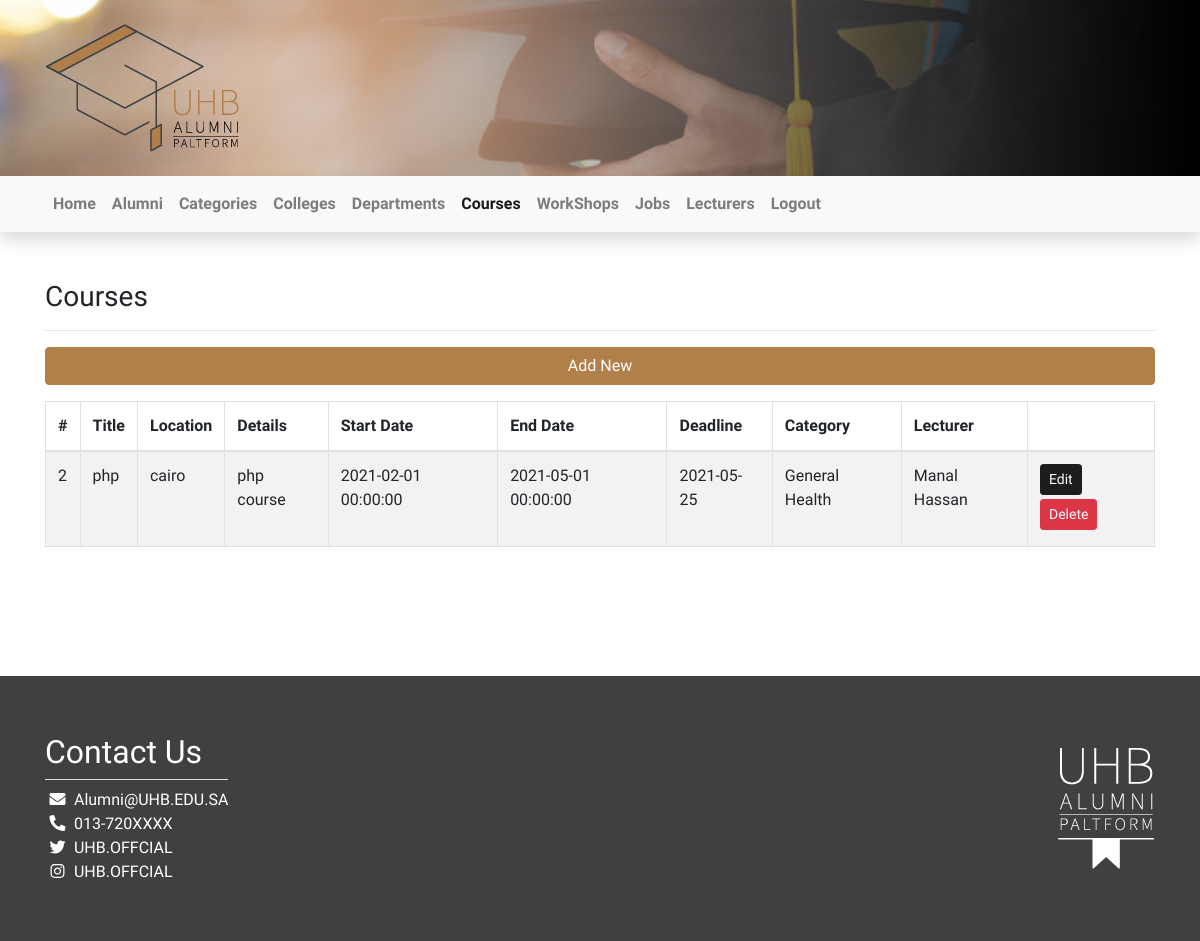
Page /Code/views/courses (signed in) on the earlier database version.
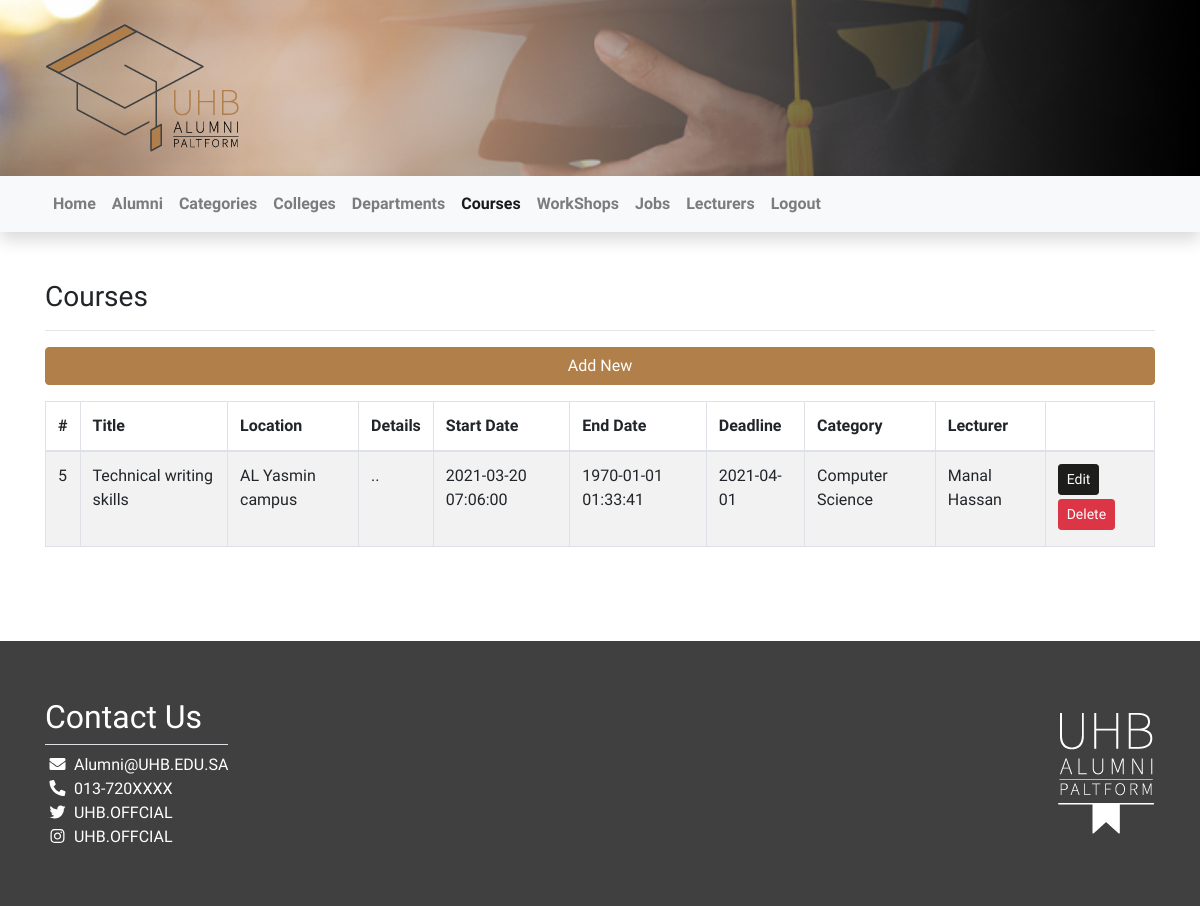
Same page on the later database version.
### tables this page shows
CREATE TABLE `courses` (
  `id` int(11) NOT NULL,
  `crs_name` varchar(255) NOT NULL,
  `location` varchar(255) NOT NULL,
  `details` text NOT NULL,
  `start_date` datetime NOT NULL,
  `end_date` datetime NOT NULL,
  `deadline` date NOT NULL,
  `lecturer_id` int(11) NOT NULL,
  `category_id` int(11) NOT NULL
);

CREATE TABLE `categories` (
  `id` int(11) NOT NULL,
  `catg_name` varchar(255) NOT NULL
);

CREATE TABLE `lecturers` (
  `id` int(11) NOT NULL,
  `SSN` varchar(255) NOT NULL,
  `lec_name` varchar(255) NOT NULL,
  `email` varchar(255) NOT NULL,
  `password` varchar(255) NOT NULL,
  `salt` varchar(10) NOT NULL,
  `phone` varchar(25) NOT NULL,
  `cv` varchar(255) NOT NULL,
  `department_id` int(11) NOT NULL
);

### Code/init/init.php (called while the page is built, shortened)
<?php
require_once "functions.php";
require_once "../includes/header.php";

### Code/views/courses/index.php (the view)
<?php
$page = "courses";
require_once"../../init/init.php";
$stmt = $con->prepare("SELECT
								courses.*, categories.catg_name AS category, lecturers.lec_name AS lecturer
       						FROM
       						     courses
       						INNER JOIN categories
       						ON categories.id = courses.category_id
       						INNER JOIN lecturers
       						ON lecturers.id = courses.lecturer_id");
$stmt->execute();
$courses = $stmt->fetchAll();
?>
<div class="container py-5">
    <h3>Courses</h3>
    <hr />
	<?php if(isAdmin()): ?>
    	<a class="btn btn-block mb-3 btn-primary" href="add.php">Add New</a>
	<?php endif; ?>
    <div class="table-responsive">
        <table class="table table-striped table-hover table-bordered w-100">
            <thead>
                <tr>
                    <th>#</th>
                    <th>Title</th>
                    <th>Location</th>
                    <th>Details</th>
                    <th>Start Date</th>
                    <th>End Date</th>
                    <th>Deadline</th>
                    <th>Category</th>
                    <th>Lecturer</th>
                    <th></th>
                </tr>
            </thead>
			<tbody>
			<?php foreach ( $courses as $course ): ?>
				<tr>
					<td><?= $course['id'] ?></td>
					<td><?= $course['crs_name'] ?></td>
					<td><?= $course['location'] ?></td>
					<td><?= $course['details'] ?></td>
					<td><?= $course['start_date'] ?></td>
					<td><?= $course['end_date'] ?></td>
					<td><?= $course['deadline'] ?></td>
					<td><?= $course['category'] ?></td>
					<td><?= $course['lecturer'] ?></td>
					<td>
						<a class="btn btn-sm mb-1 btn-dark" href="<?= route("courses/edit.php?id=" . $course['id']) ?>">Edit</a>
						<a class="btn btn-sm mb-1 btn-danger" href="<?= route("courses/delete.php?id=" . $course['id']) ?>">Delete</a>
					</td>
				</tr>
			<?php endforeach; ?>
            </tbody>
        </table>
    </div>
</div>
<?php require_once"../includes/footer.php"; ?>

### Code/views/includes/header.php (shortened to what this page needs)
<!DOCTYPE html>
<html lang="en">
<head>
    <link rel="stylesheet" href="<?= asset("css/bootstrap.min.css") ?>" />
    <link rel="stylesheet" href="<?= asset("StarRating/star-rating.min.css") ?>" />
    <link rel="stylesheet" href="<?= asset("StarRating/theme.min.css") ?>" />
    <link rel="stylesheet" href="https://cdnjs.cloudflare.com/ajax/libs/animate.css/4.0.0/animate.min.css" />
    <link rel="stylesheet" type="text/css" href="https://cdn.datatables.net/1.10.24/css/jquery.dataTables.css">
    <link rel="stylesheet" type="text/css" href="https://cdn.datatables.net/responsive/2.2.7/css/responsive.dataTables.min.css">
    <link rel="stylesheet" href="<?= asset("css/style.css") ?>" />
</head>
<body>
    <div style="background-image: url('<?= asset("Images/header.jpg") ?>');background-repeat: no-repeat;
    background-size: cover;
    background-position: center; ">
        <div class="container d-flex justify-content-start align-items-center">
            <img src="<?= asset("Images/logo.png") ?>" class="my-4" />
        </div>
    </div>
    <nav class="navbar navbar-expand-lg navbar-light bg-light font-weight-bold shadow">
        <div class="container">
            <div class="collapse navbar-collapse" id="navbarNavAltMarkup">
                <div class="navbar-nav">
                    <a class="nav-item nav-link <?php setActive("home"); ?>" href="<?= route("public") ?>">Home</a>
                    <?php if( isAdmin() ): ?>
					<a class="nav-item nav-link <?php setActive("alumni"); ?>" href="<?= route("alumni") ?>">Alumni</a>
						<a class="nav-item nav-link <?php setActive("categories"); ?>" href="<?= route("categories") ?>">Categories</a>
					<?php endif; ?>
					<a class="nav-item nav-link <?php setActive("colleges"); ?>" href="<?= route("colleges") ?>">Colleges</a>
					<a class="nav-item nav-link <?php setActive("departments"); ?>" href="<?= route("departments") ?>">Departments</a>
					<a class="nav-item nav-link <?php setActive("courses"); ?>" href="<?= route("courses") ?>">Courses</a>
                    <a class="nav-item nav-link <?php setActive("workshops"); ?>" href="<?= route("workshops") ?>">WorkShops</a>
                    <a class="nav-item nav-link <?php setActive("jobs"); ?>" href="<?= route("jobs") ?>">Jobs</a>
                    <a class="nav-item nav-link <?php setActive("lecturers"); ?>" href="<?= route("lecturers") ?>">Lecturers</a>
					<?php if(isVisitor()): ?>
                    <a class="nav-item nav-link <?php setActive("login"); ?>" href="<?= route("public/login.php") ?>">Login</a>
					<?php else: ?>
					<a class="nav-item nav-link" href="<?= route("public/logout.php") ?>">Logout</a>
					<?php endif; ?>
				</div>
            </div>
        </div>
    </nav>
    <div class="">

### Code/init/functions.php (shortened to what this page needs)
<?php
function setActive( $_page ) {
	global $page;
	if ( $page == $_page ) {
		echo "active";
	}
}
function asset( $file ) {
	return "../../assets/" . $file;
}
function route( $path ) {
	return "/alumni-uhb/Code/views/" . $path;
}
			?>
			<?php
function isAdmin() {
	if ( isset( $_SESSION['type'] ) ) {
		return $_SESSION['type'] == "admin";
	}
	return false;
}
function isVisitor() {
	return !( isAdmin() || isLecturer() || isAlumnus() );
}

### Code/views/includes/footer.php (shortened to what this page needs)
        </div>
<footer class="bg-secondary py-5" id="footer">
    <div class="container text-white">
        <div class="row">
            <div class="col-8 d-flex justify-content-start align-items-center">
                <div>
                    <h2 class="border-bottom pb-2">Contact Us</h2>
                    <a href="#" target="_blank" class="text-decoration-none text-white">
                        <i class="icon fas fa-envelope "></i> Alumni@UHB.EDU.SA
                    </a>
                    <br />
                    <a href="#" target="_blank" class="text-decoration-none text-white">
                        <i class="icon fas fa-phone-alt "></i> 013-720XXXX
                    </a>
                    <br />
                    <a href="#" id="messenger" target="_blank" class="text-decoration-none text-white">
                        <i class="icon fab fa-twitter"></i> UHB.OFFCIAL
                    </a>
                    <br />
                    <a href="#" id="insta" target="_blank" class="text-decoration-none text-white">
                        <i class="icon fab fa-instagram"></i> UHB.OFFCIAL
                    </a>
                </div>
            </div>
            <div class="col-4 d-flex justify-content-end align-items-center">
                <img src="<?= asset("Images/logo3.png") ?>" class="my-4" />
            </div>
        </div>
    </div>
</footer>
</body>
</html>

### Code/assets/css/style.css (style rules this page uses)
body { background-repeat: no-repeat; background-size: cover; font-family: 'Cairo'; background-attachment: fixed; background-position: center; }
.icon { width: 25px !important; }

Differences in the rows shown:
removed courses: id "2", crs_name "php", location "cairo", details "php course", start_date "2021-02-01 00:00:00", end_date "2021-05-01 00:00:00", deadline "2021-05-25", category.catg_name "General Health", lecturer.lec_name "Manal Hassan"
added courses: id "5", crs_name "Technical writing skills", location "AL Yasmin campus", details "..", start_date "2021-03-20 07:06:00", end_date "1970-01-01 01:33:41", deadline "2021-04-01", category.catg_name "Computer Science", lecturer.lec_name "Manal Hassan"
